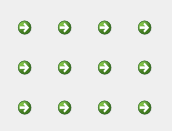
<?xml version="1.0" encoding="UTF-8"?>
<ui version="4.0">
 <class>fenemoticones</class>
 <widget class="QDialog" name="fenemoticones">
  <property name="geometry">
   <rect>
    <x>0</x>
    <y>0</y>
    <width>172</width>
    <height>131</height>
   </rect>
  </property>
  <property name="windowTitle">
   <string>Emoticones</string>
  </property>
  <property name="windowIcon">
   <iconset>
    <normaloff>../client-build-desktop-Qt_4_8_1_for_Desktop_-_MSVC2010__Qt_SDK__Release/release/res/smile.png</normaloff>../client-build-desktop-Qt_4_8_1_for_Desktop_-_MSVC2010__Qt_SDK__Release/release/res/smile.png</iconset>
  </property>
  <property name="modal">
   <bool>false</bool>
  </property>
  <widget class="QCommandLinkButton" name="emo0">
   <property name="geometry">
    <rect>
     <x>10</x>
     <y>10</y>
     <width>32</width>
     <height>32</height>
    </rect>
   </property>
   <property name="minimumSize">
    <size>
     <width>32</width>
     <height>32</height>
    </size>
   </property>
   <property name="maximumSize">
    <size>
     <width>32</width>
     <height>32</height>
    </size>
   </property>
   <property name="toolTip">
    <string>&lt;html&gt;&lt;head/&gt;&lt;body&gt;&lt;p&gt;:)&lt;/p&gt;&lt;/body&gt;&lt;/html&gt;</string>
   </property>
   <property name="text">
    <string/>
   </property>
   <property name="icon">
    <iconset>
     <normaloff>../client-build-desktop-Qt_4_8_1_for_Desktop_-_MSVC2010__Qt_SDK__Release/release/emoticones/0.png</normaloff>../client-build-desktop-Qt_4_8_1_for_Desktop_-_MSVC2010__Qt_SDK__Release/release/emoticones/0.png</iconset>
   </property>
   <property name="iconSize">
    <size>
     <width>20</width>
     <height>20</height>
    </size>
   </property>
  </widget>
  <widget class="QCommandLinkButton" name="emo1">
   <property name="geometry">
    <rect>
     <x>50</x>
     <y>10</y>
     <width>32</width>
     <height>32</height>
    </rect>
   </property>
   <property name="minimumSize">
    <size>
     <width>32</width>
     <height>32</height>
    </size>
   </property>
   <property name="maximumSize">
    <size>
     <width>32</width>
     <height>32</height>
    </size>
   </property>
   <property name="toolTip">
    <string>&lt;html&gt;&lt;head/&gt;&lt;body&gt;&lt;p&gt;;)&lt;/p&gt;&lt;/body&gt;&lt;/html&gt;</string>
   </property>
   <property name="text">
    <string/>
   </property>
   <property name="icon">
    <iconset>
     <normaloff>../client-build-desktop-Qt_4_8_1_for_Desktop_-_MSVC2010__Qt_SDK__Release/release/emoticones/1.png</normaloff>../client-build-desktop-Qt_4_8_1_for_Desktop_-_MSVC2010__Qt_SDK__Release/release/emoticones/1.png</iconset>
   </property>
  </widget>
  <widget class="QCommandLinkButton" name="emo2">
   <property name="geometry">
    <rect>
     <x>90</x>
     <y>10</y>
     <width>32</width>
     <height>32</height>
    </rect>
   </property>
   <property name="minimumSize">
    <size>
     <width>32</width>
     <height>32</height>
    </size>
   </property>
   <property name="maximumSize">
    <size>
     <width>32</width>
     <height>32</height>
    </size>
   </property>
   <property name="toolTip">
    <string>&lt;html&gt;&lt;head/&gt;&lt;body&gt;&lt;p&gt;&amp;lt;3&lt;/p&gt;&lt;/body&gt;&lt;/html&gt;</string>
   </property>
   <property name="text">
    <string/>
   </property>
   <property name="icon">
    <iconset>
     <normaloff>../client-build-desktop-Qt_4_8_1_for_Desktop_-_MSVC2010__Qt_SDK__Release/release/emoticones/2.png</normaloff>../client-build-desktop-Qt_4_8_1_for_Desktop_-_MSVC2010__Qt_SDK__Release/release/emoticones/2.png</iconset>
   </property>
  </widget>
  <widget class="QCommandLinkButton" name="emo4">
   <property name="geometry">
    <rect>
     <x>10</x>
     <y>50</y>
     <width>32</width>
     <height>32</height>
    </rect>
   </property>
   <property name="minimumSize">
    <size>
     <width>32</width>
     <height>32</height>
    </size>
   </property>
   <property name="maximumSize">
    <size>
     <width>32</width>
     <height>32</height>
    </size>
   </property>
   <property name="toolTip">
    <string>&lt;html&gt;&lt;head/&gt;&lt;body&gt;&lt;p&gt;:(&lt;/p&gt;&lt;/body&gt;&lt;/html&gt;</string>
   </property>
   <property name="text">
    <string/>
   </property>
   <property name="icon">
    <iconset>
     <normaloff>../client-build-desktop-Qt_4_8_1_for_Desktop_-_MSVC2010__Qt_SDK__Release/release/emoticones/4.png</normaloff>../client-build-desktop-Qt_4_8_1_for_Desktop_-_MSVC2010__Qt_SDK__Release/release/emoticones/4.png</iconset>
   </property>
  </widget>
  <widget class="QCommandLinkButton" name="emo5">
   <property name="geometry">
    <rect>
     <x>50</x>
     <y>50</y>
     <width>32</width>
     <height>32</height>
    </rect>
   </property>
   <property name="minimumSize">
    <size>
     <width>32</width>
     <height>32</height>
    </size>
   </property>
   <property name="maximumSize">
    <size>
     <width>32</width>
     <height>32</height>
    </size>
   </property>
   <property name="toolTip">
    <string>&lt;html&gt;&lt;head/&gt;&lt;body&gt;&lt;p&gt;:g&lt;/p&gt;&lt;/body&gt;&lt;/html&gt;</string>
   </property>
   <property name="text">
    <string/>
   </property>
   <property name="icon">
    <iconset>
     <normaloff>../client-build-desktop-Qt_4_8_1_for_Desktop_-_MSVC2010__Qt_SDK__Release/release/emoticones/5.png</normaloff>../client-build-desktop-Qt_4_8_1_for_Desktop_-_MSVC2010__Qt_SDK__Release/release/emoticones/5.png</iconset>
   </property>
  </widget>
  <widget class="QCommandLinkButton" name="emo3">
   <property name="geometry">
    <rect>
     <x>130</x>
     <y>10</y>
     <width>32</width>
     <height>32</height>
    </rect>
   </property>
   <property name="minimumSize">
    <size>
     <width>32</width>
     <height>32</height>
    </size>
   </property>
   <property name="maximumSize">
    <size>
     <width>32</width>
     <height>32</height>
    </size>
   </property>
   <property name="toolTip">
    <string>&lt;html&gt;&lt;head/&gt;&lt;body&gt;&lt;p&gt;:/&lt;/p&gt;&lt;/body&gt;&lt;/html&gt;</string>
   </property>
   <property name="text">
    <string/>
   </property>
   <property name="icon">
    <iconset>
     <normaloff>../client-build-desktop-Qt_4_8_1_for_Desktop_-_MSVC2010__Qt_SDK__Release/release/emoticones/3.png</normaloff>../client-build-desktop-Qt_4_8_1_for_Desktop_-_MSVC2010__Qt_SDK__Release/release/emoticones/3.png</iconset>
   </property>
  </widget>
  <widget class="QCommandLinkButton" name="emo6">
   <property name="geometry">
    <rect>
     <x>90</x>
     <y>50</y>
     <width>32</width>
     <height>32</height>
    </rect>
   </property>
   <property name="minimumSize">
    <size>
     <width>32</width>
     <height>32</height>
    </size>
   </property>
   <property name="maximumSize">
    <size>
     <width>32</width>
     <height>32</height>
    </size>
   </property>
   <property name="toolTip">
    <string>&lt;html&gt;&lt;head/&gt;&lt;body&gt;&lt;p&gt;:p&lt;/p&gt;&lt;/body&gt;&lt;/html&gt;</string>
   </property>
   <property name="text">
    <string/>
   </property>
   <property name="icon">
    <iconset>
     <normaloff>../client-build-desktop-Qt_4_8_1_for_Desktop_-_MSVC2010__Qt_SDK__Release/release/emoticones/6.png</normaloff>../client-build-desktop-Qt_4_8_1_for_Desktop_-_MSVC2010__Qt_SDK__Release/release/emoticones/6.png</iconset>
   </property>
  </widget>
  <widget class="QCommandLinkButton" name="emo7">
   <property name="geometry">
    <rect>
     <x>130</x>
     <y>50</y>
     <width>32</width>
     <height>32</height>
    </rect>
   </property>
   <property name="minimumSize">
    <size>
     <width>32</width>
     <height>32</height>
    </size>
   </property>
   <property name="maximumSize">
    <size>
     <width>32</width>
     <height>32</height>
    </size>
   </property>
   <property name="toolTip">
    <string>&lt;html&gt;&lt;head/&gt;&lt;body&gt;&lt;p&gt;:D&lt;/p&gt;&lt;/body&gt;&lt;/html&gt;</string>
   </property>
   <property name="text">
    <string/>
   </property>
   <property name="icon">
    <iconset>
     <normaloff>../client-build-desktop-Qt_4_8_1_for_Desktop_-_MSVC2010__Qt_SDK__Release/release/emoticones/7.png</normaloff>../client-build-desktop-Qt_4_8_1_for_Desktop_-_MSVC2010__Qt_SDK__Release/release/emoticones/7.png</iconset>
   </property>
  </widget>
  <widget class="QCommandLinkButton" name="emo8">
   <property name="geometry">
    <rect>
     <x>10</x>
     <y>90</y>
     <width>32</width>
     <height>32</height>
    </rect>
   </property>
   <property name="minimumSize">
    <size>
     <width>32</width>
     <height>32</height>
    </size>
   </property>
   <property name="maximumSize">
    <size>
     <width>32</width>
     <height>32</height>
    </size>
   </property>
   <property name="toolTip">
    <string>&lt;html&gt;&lt;head/&gt;&lt;body&gt;&lt;p&gt;;D&lt;/p&gt;&lt;/body&gt;&lt;/html&gt;</string>
   </property>
   <property name="text">
    <string/>
   </property>
   <property name="icon">
    <iconset>
     <normaloff>../client-build-desktop-Qt_4_8_1_for_Desktop_-_MSVC2010__Qt_SDK__Release/release/emoticones/8.png</normaloff>../client-build-desktop-Qt_4_8_1_for_Desktop_-_MSVC2010__Qt_SDK__Release/release/emoticones/8.png</iconset>
   </property>
  </widget>
  <widget class="QCommandLinkButton" name="emo9">
   <property name="geometry">
    <rect>
     <x>50</x>
     <y>90</y>
     <width>32</width>
     <height>32</height>
    </rect>
   </property>
   <property name="minimumSize">
    <size>
     <width>32</width>
     <height>32</height>
    </size>
   </property>
   <property name="maximumSize">
    <size>
     <width>32</width>
     <height>32</height>
    </size>
   </property>
   <property name="toolTip">
    <string>&lt;html&gt;&lt;head/&gt;&lt;body&gt;&lt;p&gt;^^&lt;/p&gt;&lt;/body&gt;&lt;/html&gt;</string>
   </property>
   <property name="text">
    <string/>
   </property>
   <property name="icon">
    <iconset>
     <normaloff>../client-build-desktop-Qt_4_8_1_for_Desktop_-_MSVC2010__Qt_SDK__Release/release/emoticones/9.png</normaloff>../client-build-desktop-Qt_4_8_1_for_Desktop_-_MSVC2010__Qt_SDK__Release/release/emoticones/9.png</iconset>
   </property>
  </widget>
  <widget class="QCommandLinkButton" name="emo10">
   <property name="geometry">
    <rect>
     <x>90</x>
     <y>90</y>
     <width>32</width>
     <height>32</height>
    </rect>
   </property>
   <property name="minimumSize">
    <size>
     <width>32</width>
     <height>32</height>
    </size>
   </property>
   <property name="maximumSize">
    <size>
     <width>32</width>
     <height>32</height>
    </size>
   </property>
   <property name="toolTip">
    <string>&lt;html&gt;&lt;head/&gt;&lt;body&gt;&lt;p&gt;:3&lt;/p&gt;&lt;/body&gt;&lt;/html&gt;</string>
   </property>
   <property name="text">
    <string/>
   </property>
   <property name="icon">
    <iconset>
     <normaloff>../client-build-desktop-Qt_4_8_1_for_Desktop_-_MSVC2010__Qt_SDK__Release/release/emoticones/10.png</normaloff>../client-build-desktop-Qt_4_8_1_for_Desktop_-_MSVC2010__Qt_SDK__Release/release/emoticones/10.png</iconset>
   </property>
  </widget>
  <widget class="QCommandLinkButton" name="emo11">
   <property name="geometry">
    <rect>
     <x>130</x>
     <y>90</y>
     <width>32</width>
     <height>32</height>
    </rect>
   </property>
   <property name="minimumSize">
    <size>
     <width>32</width>
     <height>32</height>
    </size>
   </property>
   <property name="maximumSize">
    <size>
     <width>32</width>
     <height>32</height>
    </size>
   </property>
   <property name="toolTip">
    <string>&lt;html&gt;&lt;head/&gt;&lt;body&gt;&lt;p&gt;:'(&lt;/p&gt;&lt;/body&gt;&lt;/html&gt;</string>
   </property>
   <property name="text">
    <string/>
   </property>
   <property name="icon">
    <iconset>
     <normaloff>../client-build-desktop-Qt_4_8_1_for_Desktop_-_MSVC2010__Qt_SDK__Release/release/emoticones/11.png</normaloff>../client-build-desktop-Qt_4_8_1_for_Desktop_-_MSVC2010__Qt_SDK__Release/release/emoticones/11.png</iconset>
   </property>
  </widget>
 </widget>
 <resources/>
 <connections/>
</ui>
